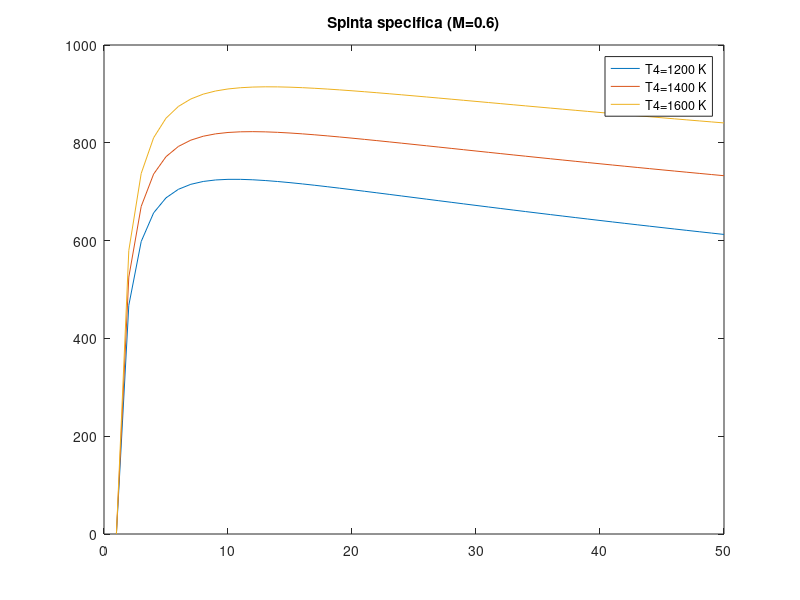
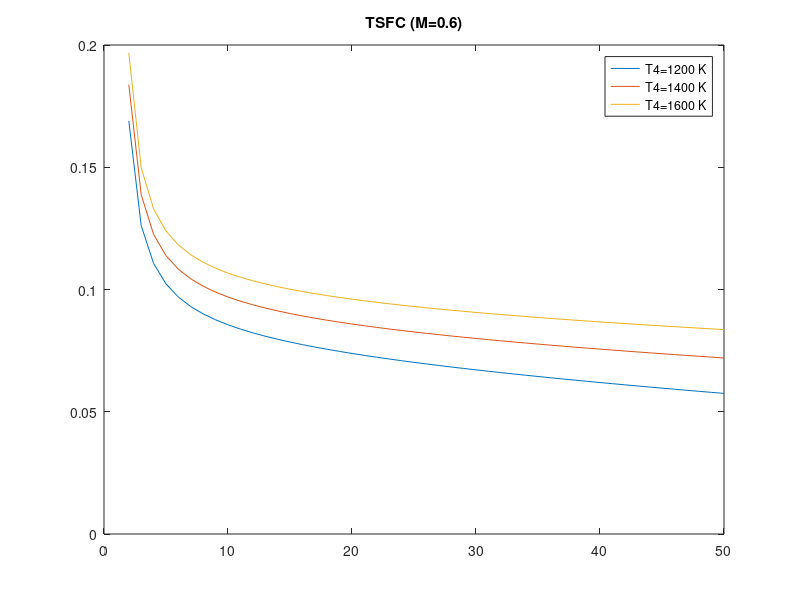
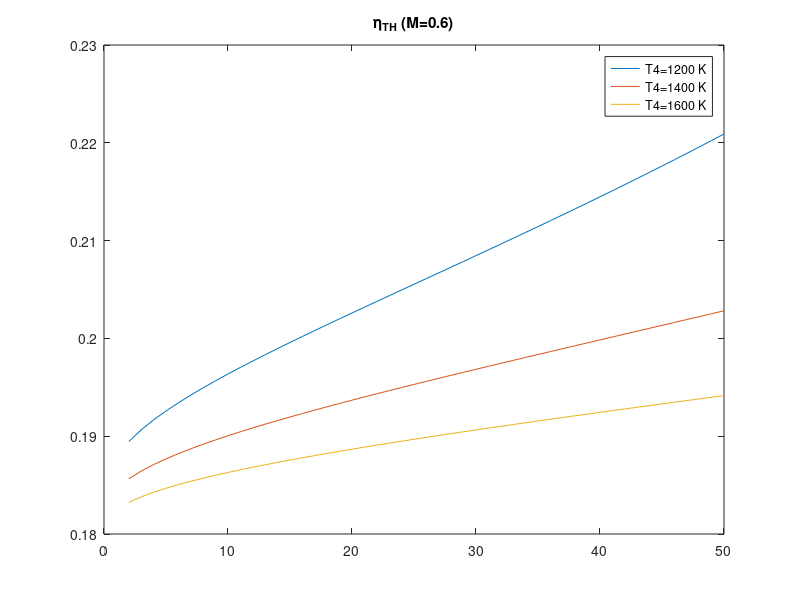
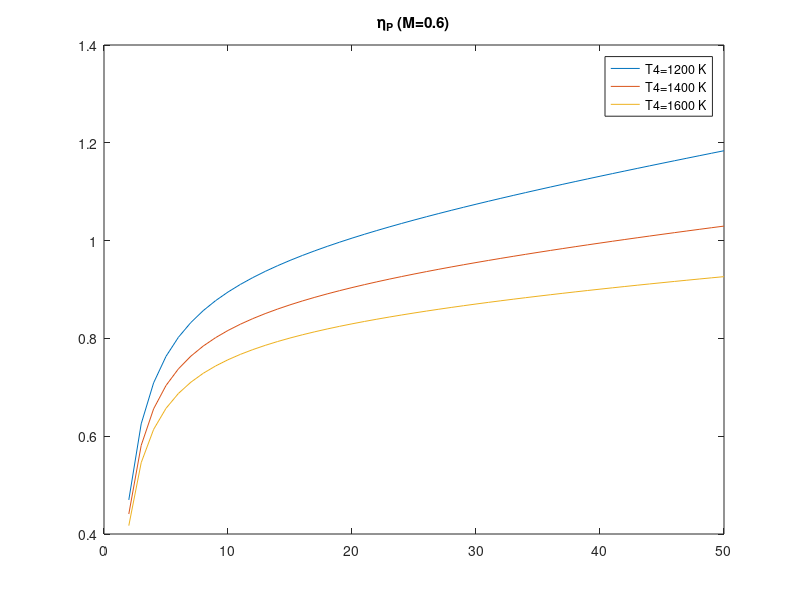

Here is the MATLAB script that generated these plots, in order:
clc; close all; clear;

%%

z=10000;
eDsubsonico=0.98;
etaC=0.88;
etaT=0.94;
Qf=43000000;
etaB=0.96;
Au=0.126;
etaADN=0.96;
cp=1005;
gamma=1.4;
R=287;

nbeta=50;
beta=linspace(1,50,nbeta);
betaT=beta.^((gamma-1)/gamma);

T4=[1200 1400 1600];
nT=length(T4);

M=[0.6 0.9 1.2 1.5];
nM=length(M);


%% calcolo dei valori atmosferici
Ta=288-0.0065*z;
Pa=101330*((Ta/288)^(9.81/(R*0.0065)));
a=sqrt(gamma*R*Ta);
V=M.*a;

%% inizializzazione matrici delle soluzioni
S=zeros(nT, nbeta,nM);
TSFC=zeros(nT, nbeta,nM);
I=zeros(nT, nbeta, nM);
etaTH=zeros(nT, nbeta, nM);
etaP=zeros(nT,nbeta, nM);
eta=zeros(nT,nbeta, nM);
adattato=logical(false(nT, nbeta, nM));

%% ciclo
for k=1:nM
    for j=1:nT
        for i=1:nbeta
            %presa d'aria
            if M(k)<=1
                eD=eDsubsonico;
            else
                eD=1-0.075*(M(k)-1)^1.35;
            end
            T2=Ta*(1+((gamma-1)/2)*M(k)^2);
            P2=eD*Pa;
            %compressore
            P3=beta(i)*P2;
            T3=T2*(1+(betaT(i)-1)/etaC);
            %combustione
            P4=P3;
            f=(cp*(T4(j)-T3))/(etaB*Qf);
            %turbina
            T5=T4(j)-(T3-T2)/(1+f);
            T5ideale=T4(j)-(T4(j)-T5)/etaT;
            P5=P4*((T5ideale/T4(j))^((gamma)/gamma-1));
            %ugello
            pressratio=Pa/P5;
            if (pressratio<=0.5283)
                funzionamentomotore=logical(true);
                %ugello strozzato
                Pu=P5*0.5283;
                Tu=T5*0.833;
                RHOu=Pu/(R*Tu);
                Vu=sqrt(gamma*R*Tu);
                Mu=RHOu*Au*Vu;
                Ma=Mu/(1+f);
            elseif (pressratio>=1)
                %il motore non funziona
                funzionamentomotore=logical(false);
                S(j,i,k)=0;
                I(j,i,k)=0;
                TSFC(j,i,k)=inf;
                etaTH(j,i,k)=NaN;
                etaP(j,i,k)=NaN;
                eta(j,i,k)=NaN;
            else
                funzionamentomotore=logical(true);               
                %l'ugello non è strozzato
                adattato(j,i,k)=logical(true);

                Pu=P5*pressratio;
                Tu=T5*((pressratio)^((gamma-1)/(gamma)));
                RHOu=Pu/(R*Tu);
                Vu=sqrt(2*cp*T5*etaADN*(1-(pressratio^((gamma-1)/gamma))));
                Mu=RHOu*Au*Vu;
                Ma=Mu/(1+f);
            end
            
            %risultati finali
            
            if(funzionamentomotore)
                S(j,i,k)=Ma*((1+f)*Vu-V(k))+(Pu-Pa)*Au;
                I(j,i,k)=S(j,i,k)/Ma;
                TSFC(j,i,k)=f*Ma/S(j,i,k)*3600;
                etaP(j,i,k)=(S(j,i,k)*V(k))/((1/2)*Ma*(1+f)*(Vu^2-V(k)^2));
                etaTH(j,i,k)=((1/2)*Ma*(1+f)*(Vu^2-V(k)^2))/(Ma*f*Qf);
                eta(j,i,k)=etaTH(j,i,k)*etaP(j,i,k);
            end
        end
    end
end

    o=1;

for p=1:nM
    figure(o)
    plot(beta, I(1,:,p)); hold on;
    plot(beta, I(2,:,p)); hold on;
    plot(beta, I(3,:,p))
    title(['Spinta specifica (M=' num2str(M(p)) ')'])
    legend('T4=1200 K', 'T4=1400 K', 'T4=1600 K');

    figure(o+1)
    plot(beta, TSFC(1,:,p)); hold on;
    plot(beta, TSFC(2,:,p)); hold on;
    plot(beta, TSFC(3,:,p))
    title(['TSFC (M=' num2str(M(p)) ')'])
    legend('T4=1200 K', 'T4=1400 K', 'T4=1600 K');

    figure(o+2)
    plot(beta, etaTH(1,:,p)); hold on;
    plot(beta, etaTH(2,:,p)); hold on;
    plot(beta, etaTH(3,:,p))
    title(['\eta_T_H (M=' num2str(M(p)) ')'])
    legend('T4=1200 K', 'T4=1400 K', 'T4=1600 K');

    figure(o+3)
    plot(beta, etaP(1,:,p)); hold on;
    plot(beta, etaP(2,:,p)); hold on;
    plot(beta, etaP(3,:,p))
    title(['\eta_P (M=' num2str(M(p)) ')'])
    legend('T4=1200 K', 'T4=1400 K', 'T4=1600 K');

    figure(o+4)
    plot(beta, eta(1,:,p)); hold on;
    plot(beta, eta(2,:,p)); hold on;
    plot(beta, eta(3,:,p))
    title(['\eta (M=' num2str(M(p)) ')'])
    legend('T4=1200 K', 'T4=1400 K', 'T4=1600 K');

    figure(o+5)
    plot(beta, adattato(1,:,p),'+'); hold on;
    plot(beta, adattato(2,:,p),'+'); hold on;
    plot(beta, adattato(3,:,p),'+');
    title(['l''ugello è adattato? (M=' num2str(M(p)) ')'])
    legend('T4=1200 K', 'T4=1400 K', 'T4=1600 K');
    ylim([-0.1 1.1]);
    text(40, 0.5, ['0=NO';'1=SI'])

    o=o+6;
end
